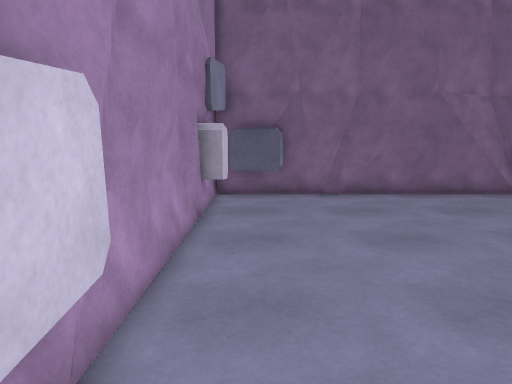
[1] (above)

13 first-person views from a walk through a 3-D level made in the Unity game engine. The camera is 1.3 m above the floor, tilts 8° down and sees 70° across. The floor is counted in squares, 0.5 m on a side. Each view is taken from the middle of a square. On the plan, view 1 faces up. The plan holds only what a view shows up to about 20 squares ahead; the rest is blank. The place goes on beyond the plan.

[2]
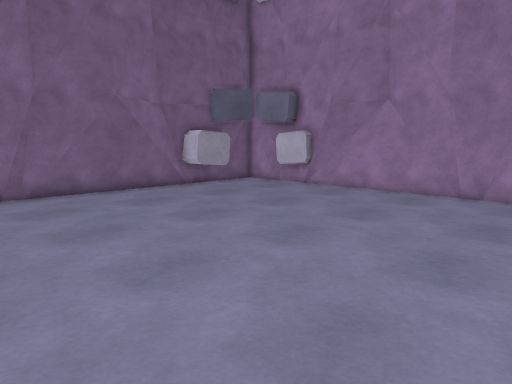

[3]
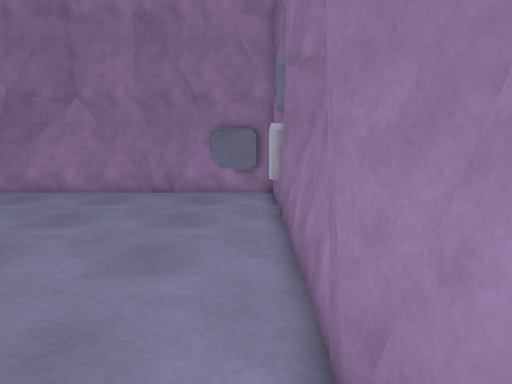

[4]
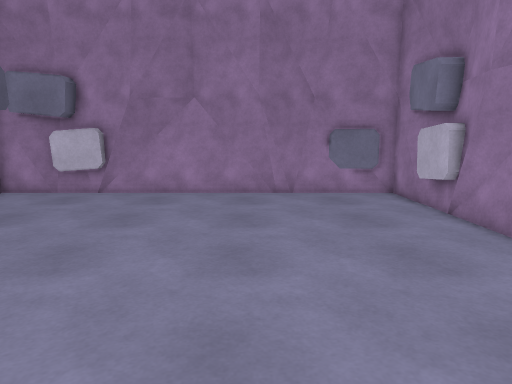

[5]
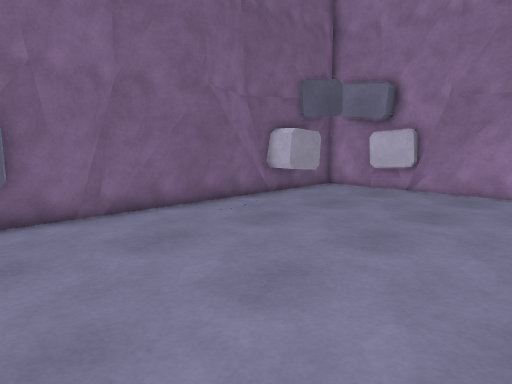

[6]
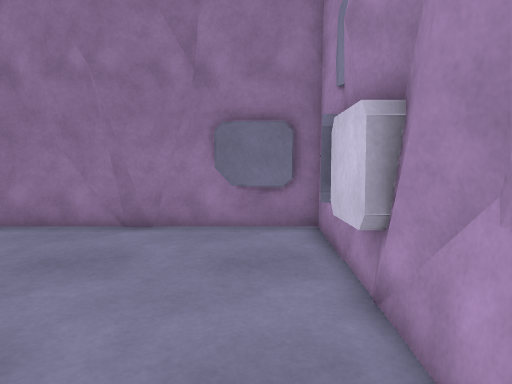

[7]
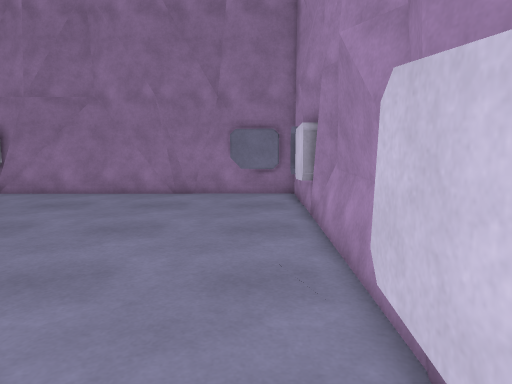

[8]
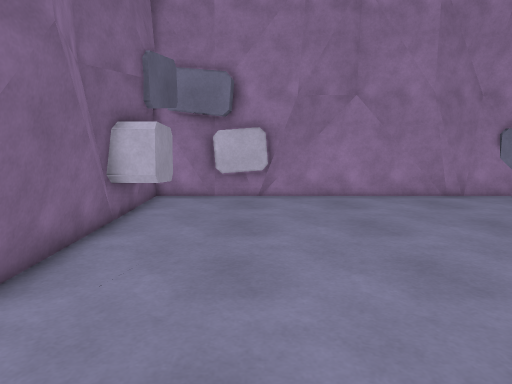

[9]
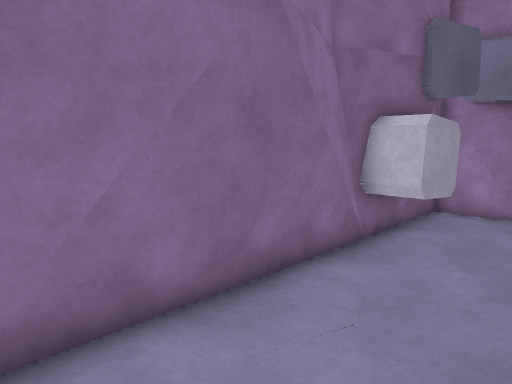

[10]
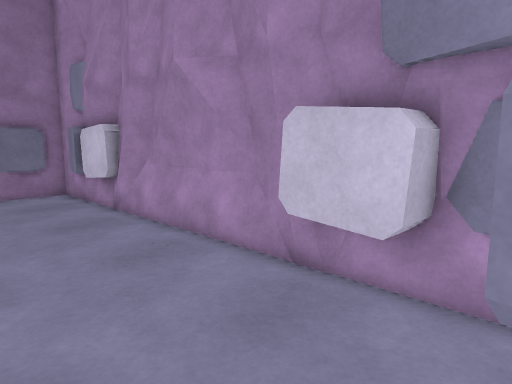

[11]
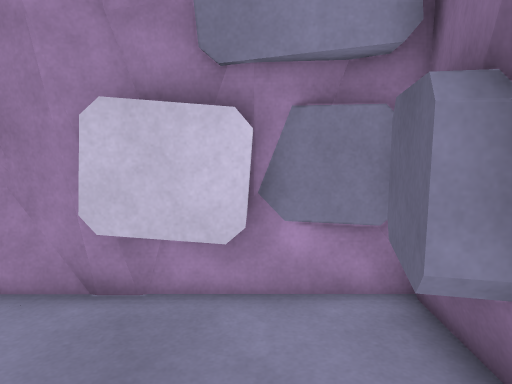

[12]
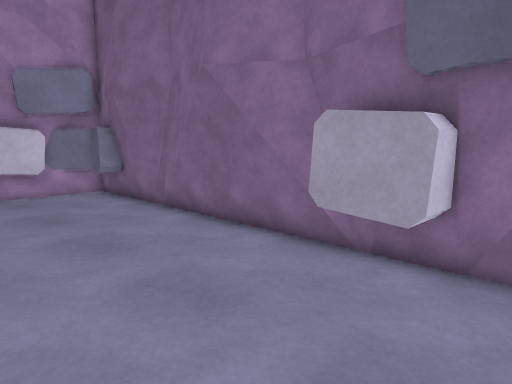

[13]
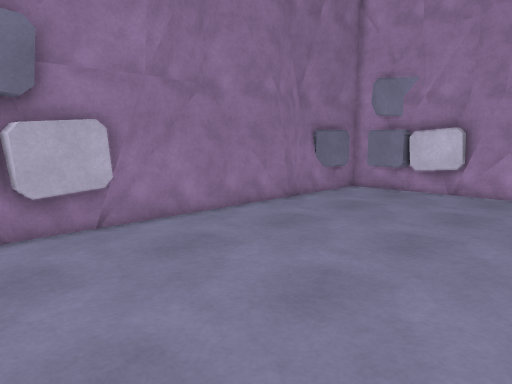

### Floor plan
Key: @ floor where view 1 was taken; # wall or solid block; . floor; = window, fence, low wall or low ledge.
Columns run from 2 left of view 1 to 19 right of it. Each row starts with its distance up from view 1.
 18     #####        ####
 17 ######.############.#
 16 #.............####..#
 15 ##..................#
 14 ##..................#
 13 ##..................#
 12 ##..................#
 11 #...................#
 10 #...................#
  9 #...................#
  8 #...................#
  7 #...................#
  6 #...................#
  5 #...................#
  4 #...................#
  3 #...................##
  2 #...................=#
  1 #...................##
  0 #.@.................##
 -1 #...................#
 -2 #####################

Where each view was taken, in squares from view 1:
view 1: 0 up, 0 right, facing up
view 2: 1 down, 0 right, facing up-right
view 3: 1 down, 0 right, facing right
view 4: 5 up, 0 right, facing right
view 5: 5 up, 1 left, facing up-right
view 6: 9 up, 0 right, facing down
view 7: 16 up, 0 right, facing down
view 8: 13 up, 1 right, facing right
view 9: 13 up, 4 right, facing up-right
view 10: 17 up, 4 right, facing down-left
view 11: 15 up, 4 right, facing left
view 12: 10 up, 17 right, facing up-left
view 13: 9 up, 17 right, facing down-left
